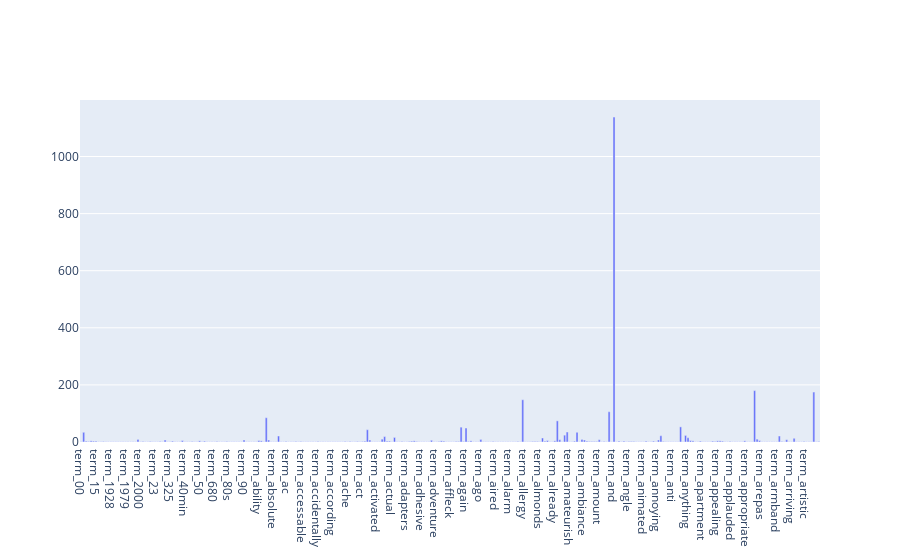

Notebook code for this chart:
### Code cell
x = ["term_"+str(i) for i in count_vect.get_feature_names()][:300]
y = term_frequencies[:300]
fig5 = go.Figure(data = [go.Bar(x=x, y=y)])
fig5.show()

### Figure 1 — Plotly figure (JSON) as saved in the notebook; plotly's stock layout.template omitted (floating-point values rounded to 4 significant figures; data arrays with more than 128 entries replaced by an {"elided": "..."} marker saying what was removed)
{"data": [{"type": "bar", "x": {"elided": "300 str values"}, "y": {"elided": "300 int values"}}], "layout": {}}
